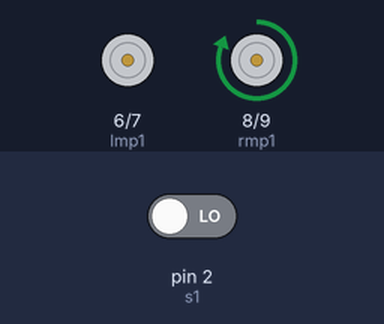
This sketch was run on a simulated Arduino Uno, built with avr-gcc and run on an emulated ATmega328P. On the bench: motor-driver pin pairs drawn as motors (green arrow = first pin HIGH = forward, orange = second pin HIGH = backward, longer = more drive). The test bench sets the inputs (shaded band); at power-on: pin 2 (s1) LOW.

Above: at 1.2 s.
1.3 s: pin 2 (s1) driven HIGH
At 2.7 s:
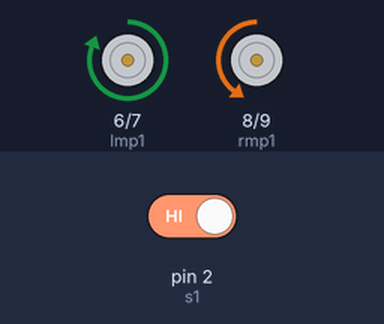
Timing chart, 0 to 4.3 s (numbered marks = the images above; inputs shaded):
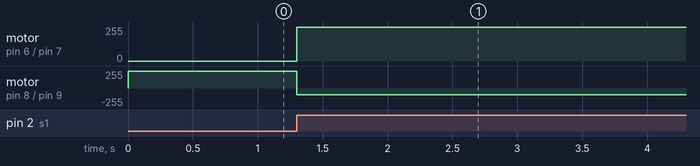

The sketch:

lfr1ir.ino
```cpp
int s1 = 2;
int s2 = 3;
int s4 = 4;
int s5 = 5;

int lmp1 = 6;
int lmp2 = 7;
int rmp1 = 8;
int rmp2 = 9;

int maxspeed = 255;
int slowspeed = 255;

void setup() {
  pinMode(s1, INPUT);

  pinMode(lmp1, OUTPUT);
  pinMode(lmp2, OUTPUT);
  pinMode(rmp1, OUTPUT);
  pinMode(rmp2, OUTPUT);
}

void leftmtn() {
  digitalWrite(lmp1, LOW);
  analogWrite(lmp2,100);
  analogWrite(rmp1, maxspeed);
  digitalWrite(rmp2, LOW);
}

void rightmtn() {
  analogWrite(lmp1, maxspeed);
  digitalWrite(lmp2, LOW);
  digitalWrite(rmp1, LOW);
  analogWrite(rmp2, 100);
}
void forwardmtn() {
  analogWrite(lmp1, maxspeed);
  digitalWrite(lmp2, LOW);
  analogWrite(rmp1, maxspeed);
  digitalWrite(rmp2, LOW);
}

void loop() {
  /*if (digitalRead(s1) == HIGH && digitalRead(s2) == HIGH && digitalRead(s4) == HIGH && digitalRead(s5) == HIGH)
  {
    forwardmtn();*/

  if (digitalRead(s1) == HIGH  ) {
    rightmtn();
  }

  else if (digitalRead(s1) == LOW) {
    leftmtn();
  }
}
```

Measured:
- after the input at 1.3 s, motor on pin 6 (lmp1) / pin 7 (lmp2): stopped → forward 255/255 at once; motor on pin 8 (rmp1) / pin 9 (rmp2): forward 255/255 → backward 100/255 at once
